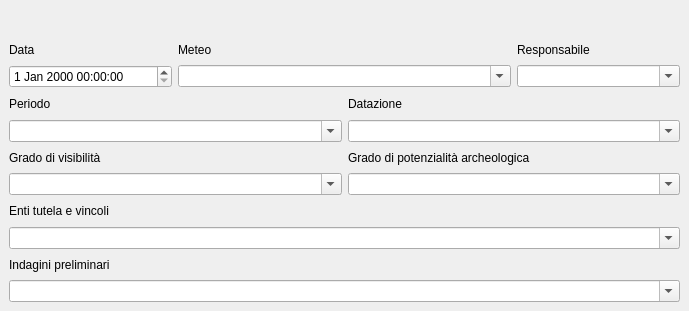
     <widget class="QWidget" name="tab_3">
      <attribute name="title">
       <string>Dati UT</string>
      </attribute>
      <widget class="QWidget" name="">
       <property name="geometry">
        <rect>
         <x>9</x>
         <y>40</y>
         <width>671</width>
         <height>262</height>
        </rect>
       </property>
       <layout class="QGridLayout" name="gridLayout_5">
        <item row="0" column="0">
         <widget class="QLabel" name="label_20">
          <property name="text">
           <string>Data</string>
          </property>
         </widget>
        </item>
        <item row="0" column="1">
         <widget class="QLabel" name="label_25">
          <property name="text">
           <string>Meteo</string>
          </property>
         </widget>
        </item>
        <item row="0" column="3">
         <widget class="QLabel" name="label_23">
          <property name="text">
           <string>Responsabile</string>
          </property>
         </widget>
        </item>
        <item row="1" column="1" colspan="2">
         <widget class="QComboBox" name="comboBox_2">
          <property name="editable">
           <bool>true</bool>
          </property>
         </widget>
        </item>
        <item row="1" column="3">
         <widget class="QComboBox" name="comboBox">
          <property name="editable">
           <bool>true</bool>
          </property>
         </widget>
        </item>
        <item row="2" column="0">
         <widget class="QLabel" name="label_57">
          <property name="minimumSize">
           <size>
            <width>0</width>
            <height>15</height>
           </size>
          </property>
          <property name="text">
           <string>Periodo</string>
          </property>
          <property name="wordWrap">
           <bool>true</bool>
          </property>
         </widget>
        </item>
        <item row="2" column="2" colspan="2">
         <widget class="QLabel" name="label_53">
          <property name="minimumSize">
           <size>
            <width>0</width>
            <height>15</height>
           </size>
          </property>
          <property name="text">
           <string>Datazione</string>
          </property>
          <property name="wordWrap">
           <bool>true</bool>
          </property>
         </widget>
        </item>
        <item row="3" column="0" colspan="2">
         <widget class="QComboBox" name="comboBox_3">
          <property name="editable">
           <bool>true</bool>
          </property>
         </widget>
        </item>
        <item row="3" column="2" colspan="2">
         <widget class="QComboBox" name="comboBox_4">
          <property name="editable">
           <bool>true</bool>
          </property>
         </widget>
        </item>
        <item row="4" column="0">
         <widget class="QLabel" name="label_58">
          <property name="minimumSize">
           <size>
            <width>0</width>
            <height>15</height>
           </size>
          </property>
          <property name="text">
           <string>Grado di visibilità</string>
          </property>
          <property name="wordWrap">
           <bool>true</bool>
          </property>
         </widget>
        </item>
        <item row="4" column="2" colspan="2">
         <widget class="QLabel" name="label_54">
          <property name="minimumSize">
           <size>
            <width>0</width>
            <height>15</height>
           </size>
          </property>
          <property name="text">
           <string>Grado di potenzialità archeologica</string>
          </property>
          <property name="wordWrap">
           <bool>true</bool>
          </property>
         </widget>
        </item>
        <item row="5" column="0" colspan="2">
         <widget class="QComboBox" name="comboBox_7">
          <property name="editable">
           <bool>true</bool>
          </property>
         </widget>
        </item>
        <item row="5" column="2" colspan="2">
         <widget class="QComboBox" name="comboBox_8">
          <property name="editable">
           <bool>true</bool>
          </property>
         </widget>
        </item>
        <item row="6" column="0">
         <widget class="QLabel" name="label_61">
          <property name="minimumSize">
           <size>
            <width>0</width>
            <height>15</height>
           </size>
          </property>
          <property name="text">
           <string>Enti tutela e vincoli</string>
          </property>
          <property name="wordWrap">
           <bool>true</bool>
          </property>
         </widget>
        </item>
        <item row="7" column="0" colspan="4">
         <widget class="QComboBox" name="comboBox_5">
          <property name="editable">
           <bool>true</bool>
          </property>
         </widget>
        </item>
        <item row="8" column="0">
         <widget class="QLabel" name="label_62">
          <property name="minimumSize">
           <size>
            <width>0</width>
            <height>15</height>
           </size>
          </property>
          <property name="text">
           <string>Indagini preliminari</string>
          </property>
          <property name="wordWrap">
           <bool>true</bool>
          </property>
         </widget>
        </item>
        <item row="9" column="0" colspan="4">
         <widget class="QComboBox" name="comboBox_6">
          <property name="editable">
           <bool>true</bool>
          </property>
         </widget>
        </item>
        <item row="1" column="0">
         <widget class="QgsDateTimeEdit" name="mDateTimeEdit"/>
        </item>
       </layout>
      </widget>
     </widget>
